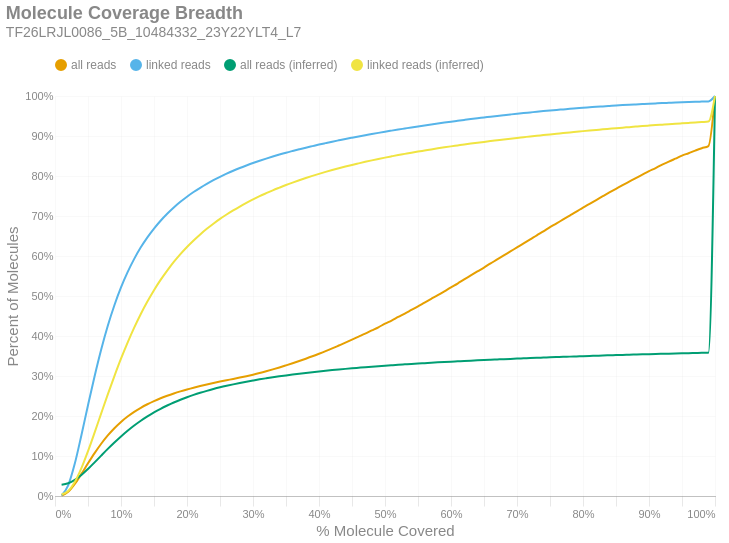

This figure's notebook cell:
### Markdown cell above
### Molecule Read Coverage
This chart shows molecule coverage breadth as computed by the number of bases aligned to that molecule. In other words, "*how much of each unique long molecule is actually sequenced/aligned?*" Keep in mind there is a distinction between sequences and alignments, since some sequences belonging to a particular molecule may not align well and wouldn't appear in the alignment data. This chart also shows molecule coverage breadth as computed by the *inferred fragment* from which the aligned sequences originate. Unlike read coverage, this calculation takes into account the total insert size, including unsequenced gaps between the forward and reverse reads. Like the previous figures, these are cumulative percents.

### Code cell
if SKIPLR:
    print_html(f"Skipped")
else:
    binned_df = consolidated_hist(valids['coverage_bp'], mask, 0.01, True)
    binned_df_inf = consolidated_hist(valids['coverage_inserts'], mask, 0.01, True)
    binned_df = binned_df.with_columns(pl.lit(binned_df_inf['all reads (cumsum)']).alias('all reads (inferred)'))
    binned_df = binned_df.with_columns(pl.lit(binned_df_inf['linked reads (cumsum)']).alias('linked reads (inferred)'))
    binned_df = binned_df.with_columns(
        (pl.col('bin').cast(pl.Float64) + 0.01).alias('right_edge')
    )

    with SafeRender(binned_df):
        (
            density_plot(binned_df, 'Molecule Coverage Breadth', samplename, 'molcov', ['all reads (inferred)','linked reads (inferred)'])
            .encode(
                #x=alt.X('bin:Q', title="% Molecule Covered").axis(format = '%').scale(padding=0),
                x=alt.X('right_edge:Q', title="% Molecule Covered").axis(format='%').scale(padding=0),
                y=alt.Y('value:Q', title='Percent of Molecules')
                    .axis(format='%')
                    .stack(False)
                    .scale(domainMin=0, padding=0),
                color=alt.Color("key:N").scale(domain = ["all reads", "linked reads", "all reads (inferred)", "linked reads (inferred)"]),
                tooltip = [
                    alt.Tooltip("key:N", title = "Data Type"),
                    alt.Tooltip("range_label:N", title="% Molecule Covered"),
                    alt.Tooltip("value:Q", format = ".2%", title="% Molecules")
                ]
            )
        ).display()

### Figure 1 — Vega-Lite specification as saved in the notebook (floating-point values rounded to 4 significant figures)
{"width": "container", "height": 400, "config": {"title": {"anchor": "start", "dy": -15, "fontSize": 18, "color": "#888888", "subtitleColor": "#888888", "subtitleFontSize": 14}, "arc": {"fill": "#0072B2"}, "axis": {"domainColor": "#888888", "domainWidth": 0.5, "gridWidth": 0.2, "grid": false, "titleFontWeight": 400, "titleFontSize": 15, "labelFontSize": 11, "labelColor": "#888888", "tickColor": "#888888", "tickWidth": 0.2, "titleColor": "#888888"}, "axisBand": {"grid": false}, "axisX": {"grid": true, "tickSize": 10, "domainCap": "round"}, "axisY": {"domain": false, "grid": true, "tickSize": 0, "domainCap": "round"}, "background": "transparent", "header": {"labelFontSize": 15, "labelColor": "#888888", "titleFontSize": 15, "titleFontWeight": 600, "titleColor": "#888888"}, "legend": {"labelFont": "sans-serif", "labelFontSize": 12, "labelColor": "#888888", "symbolSize": 100, "symbolType": "circle", "titleFontSize": 12, "titlePadding": 10, "titleColor": "#888888", "title": null, "orient": "top"}, "range": {"category": ["#E69F00", "#56B4E9", "#009E73", "#F0E442", "#0072B2", "#D55E00", "#CC79A7", "#000000"], "diverging": ["#cfe8f3", "#a2d4ec", "#73bfe2", "#46abdb", "#1696d2", "#12719e"]}, "area": {"fill": "#0072B2", "fillOpacity": 0.7, "line": true, "strokeOpacity": 0.7}, "line": {"color": "#0072B2", "stroke": "#0072B2", "strokeWidth": 2}, "trail": {"color": "#0072B2", "stroke": "#0072B2", "strokeWidth": 0, "size": 1}, "point": {"filled": true, "fillOpacity": 1.0, "size": 95}, "text": {"color": "#888888", "fontSize": 11, "align": "right", "fontWeight": 400, "size": 11}, "bar": {"fill": "#0072B2", "stroke": null}, "view": {"stroke": null, "continuousWidth": 660, "continuousHeight": 400}}, "data": {"name": "data-cf873ec5d6dbb11cb17b1acf1dce667a"}, "mark": {"type": "line", "interpolate": "monotone", "point": {"opacity": 0, "size": 275}}, "encoding": {"color": {"field": "key", "scale": {"domain": ["all reads", "linked reads", "all reads (inferred)", "linked reads (inferred)"]}, "type": "nominal"}, "tooltip": [{"field": "key", "title": "Data Type", "type": "nominal"}, {"field": "range_label", "title": "% Molecule Covered", "type": "nominal"}, {"field": "value", "format": ".2%", "title": "% Molecules", "type": "quantitative"}], "x": {"axis": {"format": "%"}, "field": "right_edge", "scale": {"padding": 0}, "title": "% Molecule Covered", "type": "quantitative"}, "y": {"axis": {"format": "%"}, "field": "value", "scale": {"domainMin": 0, "padding": 0}, "stack": false, "title": "Percent of Molecules", "type": "quantitative"}}, "params": [{"name": "param_c36ac31b6afebe62", "select": {"type": "point", "fields": ["key"]}, "bind": "legend"}], "title": {"text": "Molecule Coverage Breadth", "subtitle": "TF26LRJL0086_5B_10484332_23Y22YLT4_L7"}, "transform": [{"fold": ["all reads (cumsum)", "linked reads (cumsum)", "all reads (inferred)", "linked reads (inferred)"]}, {"calculate": "replace(datum.key, ' (cumsum)', '')", "as": "key"}, {"filter": {"param": "param_c36ac31b6afebe62"}}], "usermeta": {"embedOptions": {"downloadFileName": "TF26LRJL0086_5B_10484332_23Y22YLT4_L7.molcov"}}, "$schema": "https://vega.github.io/schema/vega-lite/v6.4.1.json", "datasets": {"data-cf873ec5d6dbb11cb17b1acf1dce667a": [{"bin": "0.0", "interval": "0.0-0.01", "all reads": 0.0007425, "linked reads": 0.001457, "all reads (cumsum)": 0.0007425, "linked reads (cumsum)": 0.001457, "range_label": "0.0-0.01", "all reads (inferred)": 0.02836, "linked reads (inferred)": 0.004058, "right_edge": 0.01}, {"bin": "0.01", "interval": "0.01-0.02", "all reads": 0.00959, "linked reads": 0.02517, "all reads (cumsum)": 0.01033, "linked reads (cumsum)": 0.02663, "range_label": "0.01-0.02", "all reads (inferred)": 0.03184, "linked reads (inferred)": 0.01261, "right_edge": 0.02}, {"bin": "0.02", "interval": "0.02-0.03", "all reads": 0.01969, "linked reads": 0.05435, "all reads (cumsum)": 0.03002, "linked reads (cumsum)": 0.08098, "range_label": "0.02-0.03", "all reads (inferred)": 0.04016, "linked reads (inferred)": 0.03513, "right_edge": 0.03}, {"bin": "0.03", "interval": "0.03-0.04", "all reads": 0.02521, "linked reads": 0.071, "all reads (cumsum)": 0.05523, "linked reads (cumsum)": 0.152, "range_label": "0.03-0.04", "all reads (inferred)": 0.05253, "linked reads (inferred)": 0.06957, "right_edge": 0.04}, {"bin": "0.04", "interval": "0.04-0.05", "all reads": 0.02648, "linked reads": 0.07503, "all reads (cumsum)": 0.08171, "linked reads (cumsum)": 0.227, "range_label": "0.04-0.05", "all reads (inferred)": 0.06765, "linked reads (inferred)": 0.1121, "right_edge": 0.05}, {"bin": "0.05", "interval": "0.05-0.06", "all reads": 0.02548, "linked reads": 0.07247, "all reads (cumsum)": 0.1072, "linked reads (cumsum)": 0.2995, "range_label": "0.05-0.06", "all reads (inferred)": 0.08411, "linked reads (inferred)": 0.1586, "right_edge": 0.06}, {"bin": "0.06", "interval": "0.06-0.07", "all reads": 0.02348, "linked reads": 0.06681, "all reads (cumsum)": 0.1307, "linked reads (cumsum)": 0.3663, "range_label": "0.06-0.07", "all reads (inferred)": 0.101, "linked reads (inferred)": 0.2067, "right_edge": 0.07}, {"bin": "0.07", "interval": "0.07-0.08", "all reads": 0.02082, "linked reads": 0.05929, "all reads (cumsum)": 0.1515, "linked reads (cumsum)": 0.4256, "range_label": "0.07-0.08", "all reads (inferred)": 0.1177, "linked reads (inferred)": 0.2542, "right_edge": 0.08}, {"bin": "0.08", "interval": "0.08-0.09", "all reads": 0.01804, "linked reads": 0.05135, "all reads (cumsum)": 0.1695, "linked reads (cumsum)": 0.4769, "range_label": "0.08-0.09", "all reads (inferred)": 0.1338, "linked reads (inferred)": 0.2999, "right_edge": 0.09}, {"bin": "0.09", "interval": "0.09-0.1", "all reads": 0.01567, "linked reads": 0.04457, "all reads (cumsum)": 0.1852, "linked reads (cumsum)": 0.5215, "range_label": "0.09-0.1", "all reads (inferred)": 0.149, "linked reads (inferred)": 0.3433, "right_edge": 0.1}, {"bin": "0.1", "interval": "0.1-0.11", "all reads": 0.01342, "linked reads": 0.0381, "all reads (cumsum)": 0.1986, "linked reads (cumsum)": 0.5596, "range_label": "0.1-0.11", "all reads (inferred)": 0.1631, "linked reads (inferred)": 0.3836, "right_edge": 0.11}, {"bin": "0.11", "interval": "0.11-0.12", "all reads": 0.01173, "linked reads": 0.03322, "all reads (cumsum)": 0.2103, "linked reads (cumsum)": 0.5928, "range_label": "0.11-0.12", "all reads (inferred)": 0.1762, "linked reads (inferred)": 0.421, "right_edge": 0.12}, {"bin": "0.12", "interval": "0.12-0.13", "all reads": 0.01021, "linked reads": 0.02885, "all reads (cumsum)": 0.2206, "linked reads (cumsum)": 0.6217, "range_label": "0.12-0.13", "all reads (inferred)": 0.1882, "linked reads (inferred)": 0.4552, "right_edge": 0.13}, {"bin": "0.13", "interval": "0.13-0.14", "all reads": 0.008849, "linked reads": 0.02489, "all reads (cumsum)": 0.2294, "linked reads (cumsum)": 0.6465, "range_label": "0.13-0.14", "all reads (inferred)": 0.1991, "linked reads (inferred)": 0.4862, "right_edge": 0.14}, {"bin": "0.14", "interval": "0.14-0.15", "all reads": 0.007846, "linked reads": 0.02199, "all reads (cumsum)": 0.2373, "linked reads (cumsum)": 0.6685, "range_label": "0.14-0.15", "all reads (inferred)": 0.2091, "linked reads (inferred)": 0.5146, "right_edge": 0.15}, {"bin": "0.15", "interval": "0.15-0.16", "all reads": 0.007063, "linked reads": 0.01964, "all reads (cumsum)": 0.2443, "linked reads (cumsum)": 0.6882, "range_label": "0.15-0.16", "all reads (inferred)": 0.218, "linked reads (inferred)": 0.5402, "right_edge": 0.16}, {"bin": "0.16", "interval": "0.16-0.17", "all reads": 0.006326, "linked reads": 0.01745, "all reads (cumsum)": 0.2506, "linked reads (cumsum)": 0.7056, "range_label": "0.16-0.17", "all reads (inferred)": 0.2262, "linked reads (inferred)": 0.5634, "right_edge": 0.17}, {"bin": "0.17", "interval": "0.17-0.18", "all reads": 0.005726, "linked reads": 0.01569, "all reads (cumsum)": 0.2564, "linked reads (cumsum)": 0.7213, "range_label": "0.17-0.18", "all reads (inferred)": 0.2338, "linked reads (inferred)": 0.5851, "right_edge": 0.18}, {"bin": "0.18", "interval": "0.18-0.19", "all reads": 0.00522, "linked reads": 0.01413, "all reads (cumsum)": 0.2616, "linked reads (cumsum)": 0.7354, "range_label": "0.18-0.19", "all reads (inferred)": 0.2407, "linked reads (inferred)": 0.6047, "right_edge": 0.19}, {"bin": "0.19", "interval": "0.19-0.2", "all reads": 0.004805, "linked reads": 0.01287, "all reads (cumsum)": 0.2664, "linked reads (cumsum)": 0.7483, "range_label": "0.19-0.2", "all reads (inferred)": 0.247, "linked reads (inferred)": 0.6226, "right_edge": 0.2}, {"bin": "0.2", "interval": "0.2-0.21", "all reads": 0.004442, "linked reads": 0.01169, "all reads (cumsum)": 0.2708, "linked reads (cumsum)": 0.76, "range_label": "0.2-0.21", "all reads (inferred)": 0.2527, "linked reads (inferred)": 0.6389, "right_edge": 0.21}, {"bin": "0.21", "interval": "0.21-0.22", "all reads": 0.004083, "linked reads": 0.01055, "all reads (cumsum)": 0.2749, "linked reads (cumsum)": 0.7705, "range_label": "0.21-0.22", "all reads (inferred)": 0.258, "linked reads (inferred)": 0.654, "right_edge": 0.22}, {"bin": "0.22", "interval": "0.22-0.23", "all reads": 0.003901, "linked reads": 0.009852, "all reads (cumsum)": 0.2788, "linked reads (cumsum)": 0.7804, "range_label": "0.22-0.23", "all reads (inferred)": 0.2629, "linked reads (inferred)": 0.6679, "right_edge": 0.23}, {"bin": "0.23", "interval": "0.23-0.24", "all reads": 0.003698, "linked reads": 0.009072, "all reads (cumsum)": 0.2825, "linked reads (cumsum)": 0.7895, "range_label": "0.23-0.24", "all reads (inferred)": 0.2674, "linked reads (inferred)": 0.6808, "right_edge": 0.24}, {"bin": "0.24", "interval": "0.24-0.25", "all reads": 0.003552, "linked reads": 0.008526, "all reads (cumsum)": 0.2861, "linked reads (cumsum)": 0.798, "range_label": "0.24-0.25", "all reads (inferred)": 0.2716, "linked reads (inferred)": 0.6927, "right_edge": 0.25}, {"bin": "0.25", "interval": "0.25-0.26", "all reads": 0.00333, "linked reads": 0.007804, "all reads (cumsum)": 0.2894, "linked reads (cumsum)": 0.8058, "range_label": "0.25-0.26", "all reads (inferred)": 0.2755, "linked reads (inferred)": 0.7037, "right_edge": 0.26}, {"bin": "0.26", "interval": "0.26-0.27", "all reads": 0.003274, "linked reads": 0.007284, "all reads (cumsum)": 0.2927, "linked reads (cumsum)": 0.8131, "range_label": "0.26-0.27", "all reads (inferred)": 0.2791, "linked reads (inferred)": 0.714, "right_edge": 0.27}, {"bin": "0.27", "interval": "0.27-0.28", "all reads": 0.003351, "linked reads": 0.006886, "all reads (cumsum)": 0.296, "linked reads (cumsum)": 0.82, "range_label": "0.27-0.28", "all reads (inferred)": 0.2825, "linked reads (inferred)": 0.7237, "right_edge": 0.28}, {"bin": "0.28", "interval": "0.28-0.29", "all reads": 0.003505, "linked reads": 0.00641, "all reads (cumsum)": 0.2995, "linked reads (cumsum)": 0.8264, "range_label": "0.28-0.29", "all reads (inferred)": 0.2857, "linked reads (inferred)": 0.7328, "right_edge": 0.29}, {"bin": "0.29", "interval": "0.29-0.3", "all reads": 0.003765, "linked reads": 0.006136, "all reads (cumsum)": 0.3033, "linked reads (cumsum)": 0.8325, "range_label": "0.29-0.3", "all reads (inferred)": 0.2888, "linked reads (inferred)": 0.7413, "right_edge": 0.3}, {"bin": "0.3", "interval": "0.3-0.31", "all reads": 0.004061, "linked reads": 0.005671, "all reads (cumsum)": 0.3074, "linked reads (cumsum)": 0.8382, "range_label": "0.3-0.31", "all reads (inferred)": 0.2916, "linked reads (inferred)": 0.7495, "right_edge": 0.31}, {"bin": "0.31", "interval": "0.31-0.32", "all reads": 0.004434, "linked reads": 0.005376, "all reads (cumsum)": 0.3118, "linked reads (cumsum)": 0.8436, "range_label": "0.31-0.32", "all reads (inferred)": 0.2943, "linked reads (inferred)": 0.757, "right_edge": 0.32}, {"bin": "0.32", "interval": "0.32-0.33", "all reads": 0.004745, "linked reads": 0.005186, "all reads (cumsum)": 0.3165, "linked reads (cumsum)": 0.8487, "range_label": "0.32-0.33", "all reads (inferred)": 0.2968, "linked reads (inferred)": 0.7642, "right_edge": 0.33}, {"bin": "0.33", "interval": "0.33-0.34", "all reads": 0.004926, "linked reads": 0.004879, "all reads (cumsum)": 0.3215, "linked reads (cumsum)": 0.8536, "range_label": "0.33-0.34", "all reads (inferred)": 0.2992, "linked reads (inferred)": 0.7709, "right_edge": 0.34}, {"bin": "0.34", "interval": "0.34-0.35", "all reads": 0.005205, "linked reads": 0.004648, "all reads (cumsum)": 0.3267, "linked reads (cumsum)": 0.8583, "range_label": "0.34-0.35", "all reads (inferred)": 0.3015, "linked reads (inferred)": 0.7774, "right_edge": 0.35}, {"bin": "0.35", "interval": "0.35-0.36", "all reads": 0.005324, "linked reads": 0.004318, "all reads (cumsum)": 0.332, "linked reads (cumsum)": 0.8626, "range_label": "0.35-0.36", "all reads (inferred)": 0.3036, "linked reads (inferred)": 0.7835, "right_edge": 0.36}, {"bin": "0.36", "interval": "0.36-0.37", "all reads": 0.005514, "linked reads": 0.004184, "all reads (cumsum)": 0.3375, "linked reads (cumsum)": 0.8668, "range_label": "0.36-0.37", "all reads (inferred)": 0.3057, "linked reads (inferred)": 0.7893, "right_edge": 0.37}, {"bin": "0.37", "interval": "0.37-0.38", "all reads": 0.005743, "linked reads": 0.004092, "all reads (cumsum)": 0.3432, "linked reads (cumsum)": 0.8709, "range_label": "0.37-0.38", "all reads (inferred)": 0.3077, "linked reads (inferred)": 0.7949, "right_edge": 0.38}, {"bin": "0.38", "interval": "0.38-0.39", "all reads": 0.005993, "linked reads": 0.003888, "all reads (cumsum)": 0.3492, "linked reads (cumsum)": 0.8747, "range_label": "0.38-0.39", "all reads (inferred)": 0.3096, "linked reads (inferred)": 0.8003, "right_edge": 0.39}, {"bin": "0.39", "interval": "0.39-0.4", "all reads": 0.006346, "linked reads": 0.003857, "all reads (cumsum)": 0.3556, "linked reads (cumsum)": 0.8786, "range_label": "0.39-0.4", "all reads (inferred)": 0.3114, "linked reads (inferred)": 0.8054, "right_edge": 0.4}, {"bin": "0.4", "interval": "0.4-0.41", "all reads": 0.006562, "linked reads": 0.003618, "all reads (cumsum)": 0.3621, "linked reads (cumsum)": 0.8822, "range_label": "0.4-0.41", "all reads (inferred)": 0.3131, "linked reads (inferred)": 0.8103, "right_edge": 0.41}, {"bin": "0.41", "interval": "0.41-0.42", "all reads": 0.006905, "linked reads": 0.003552, "all reads (cumsum)": 0.369, "linked reads (cumsum)": 0.8858, "range_label": "0.41-0.42", "all reads (inferred)": 0.3147, "linked reads (inferred)": 0.8149, "right_edge": 0.42}, {"bin": "0.42", "interval": "0.42-0.43", "all reads": 0.007163, "linked reads": 0.003393, "all reads (cumsum)": 0.3762, "linked reads (cumsum)": 0.8892, "range_label": "0.42-0.43", "all reads (inferred)": 0.3163, "linked reads (inferred)": 0.8193, "right_edge": 0.43}, {"bin": "0.43", "interval": "0.43-0.44", "all reads": 0.007203, "linked reads": 0.003355, "all reads (cumsum)": 0.3834, "linked reads (cumsum)": 0.8925, "range_label": "0.43-0.44", "all reads (inferred)": 0.3178, "linked reads (inferred)": 0.8235, "right_edge": 0.44}, {"bin": "0.44", "interval": "0.44-0.45", "all reads": 0.007399, "linked reads": 0.003173, "all reads (cumsum)": 0.3908, "linked reads (cumsum)": 0.8957, "range_label": "0.44-0.45", "all reads (inferred)": 0.3193, "linked reads (inferred)": 0.8277, "right_edge": 0.45}, {"bin": "0.45", "interval": "0.45-0.46", "all reads": 0.007555, "linked reads": 0.003097, "all reads (cumsum)": 0.3984, "linked reads (cumsum)": 0.8988, "range_label": "0.45-0.46", "all reads (inferred)": 0.3207, "linked reads (inferred)": 0.8315, "right_edge": 0.46}, {"bin": "0.46", "interval": "0.46-0.47", "all reads": 0.007551, "linked reads": 0.003031, "all reads (cumsum)": 0.4059, "linked reads (cumsum)": 0.9018, "range_label": "0.46-0.47", "all reads (inferred)": 0.322, "linked reads (inferred)": 0.8354, "right_edge": 0.47}, {"bin": "0.47", "interval": "0.47-0.48", "all reads": 0.007992, "linked reads": 0.003044, "all reads (cumsum)": 0.4139, "linked reads (cumsum)": 0.9049, "range_label": "0.47-0.48", "all reads (inferred)": 0.3233, "linked reads (inferred)": 0.8391, "right_edge": 0.48}, {"bin": "0.48", "interval": "0.48-0.49", "all reads": 0.007918, "linked reads": 0.002957, "all reads (cumsum)": 0.4218, "linked reads (cumsum)": 0.9078, "range_label": "0.48-0.49", "all reads (inferred)": 0.3246, "linked reads (inferred)": 0.8426, "right_edge": 0.49}, {"bin": "0.49", "interval": "0.49-0.5", "all reads": 0.008971, "linked reads": 0.002854, "all reads (cumsum)": 0.4308, "linked reads (cumsum)": 0.9107, "range_label": "0.49-0.5", "all reads (inferred)": 0.3258, "linked reads (inferred)": 0.846, "right_edge": 0.5}, {"bin": "0.5", "interval": "0.5-0.51", "all reads": 0.007807, "linked reads": 0.002731, "all reads (cumsum)": 0.4386, "linked reads (cumsum)": 0.9134, "range_label": "0.5-0.51", "all reads (inferred)": 0.3269, "linked reads (inferred)": 0.8492, "right_edge": 0.51}, {"bin": "0.51", "interval": "0.51-0.52", "all reads": 0.008932, "linked reads": 0.002695, "all reads (cumsum)": 0.4475, "linked reads (cumsum)": 0.9161, "range_label": "0.51-0.52", "all reads (inferred)": 0.3281, "linked reads (inferred)": 0.8524, "right_edge": 0.52}, {"bin": "0.52", "interval": "0.52-0.53", "all reads": 0.008675, "linked reads": 0.002662, "all reads (cumsum)": 0.4562, "linked reads (cumsum)": 0.9188, "range_label": "0.52-0.53", "all reads (inferred)": 0.3291, "linked reads (inferred)": 0.8553, "right_edge": 0.53}, {"bin": "0.53", "interval": "0.53-0.54", "all reads": 0.009036, "linked reads": 0.002666, "all reads (cumsum)": 0.4652, "linked reads (cumsum)": 0.9214, "range_label": "0.53-0.54", "all reads (inferred)": 0.3302, "linked reads (inferred)": 0.8582, "right_edge": 0.54}, {"bin": "0.54", "interval": "0.54-0.55", "all reads": 0.008985, "linked reads": 0.002569, "all reads (cumsum)": 0.4742, "linked reads (cumsum)": 0.924, "range_label": "0.54-0.55", "all reads (inferred)": 0.3312, "linked reads (inferred)": 0.8611, "right_edge": 0.55}, {"bin": "0.55", "interval": "0.55-0.56", "all reads": 0.009368, "linked reads": 0.002491, "all reads (cumsum)": 0.4836, "linked reads (cumsum)": 0.9265, "range_label": "0.55-0.56", "all reads (inferred)": 0.3322, "linked reads (inferred)": 0.8638, "right_edge": 0.56}, {"bin": "0.56", "interval": "0.56-0.57", "all reads": 0.00928, "linked reads": 0.002426, "all reads (cumsum)": 0.4929, "linked reads (cumsum)": 0.9289, "range_label": "0.56-0.57", "all reads (inferred)": 0.3331, "linked reads (inferred)": 0.8665, "right_edge": 0.57}, {"bin": "0.57", "interval": "0.57-0.58", "all reads": 0.009219, "linked reads": 0.002341, "all reads (cumsum)": 0.5021, "linked reads (cumsum)": 0.9313, "range_label": "0.57-0.58", "all reads (inferred)": 0.3341, "linked reads (inferred)": 0.8692, "right_edge": 0.58}, {"bin": "0.58", "interval": "0.58-0.59", "all reads": 0.009595, "linked reads": 0.0023, "all reads (cumsum)": 0.5117, "linked reads (cumsum)": 0.9336, "range_label": "0.58-0.59", "all reads (inferred)": 0.335, "linked reads (inferred)": 0.8717, "right_edge": 0.59}, {"bin": "0.59", "interval": "0.59-0.6", "all reads": 0.009937, "linked reads": 0.002244, "all reads (cumsum)": 0.5216, "linked reads (cumsum)": 0.9358, "range_label": "0.59-0.6", "all reads (inferred)": 0.3358, "linked reads (inferred)": 0.8741, "right_edge": 0.6}, {"bin": "0.6", "interval": "0.6-0.61", "all reads": 0.009547, "linked reads": 0.002176, "all reads (cumsum)": 0.5312, "linked reads (cumsum)": 0.938, "range_label": "0.6-0.61", "all reads (inferred)": 0.3367, "linked reads (inferred)": 0.8764, "right_edge": 0.61}, {"bin": "0.61", "interval": "0.61-0.62", "all reads": 0.01021, "linked reads": 0.002154, "all reads (cumsum)": 0.5414, "linked reads (cumsum)": 0.9401, "range_label": "0.61-0.62", "all reads (inferred)": 0.3375, "linked reads (inferred)": 0.8787, "right_edge": 0.62}, {"bin": "0.62", "interval": "0.62-0.63", "all reads": 0.009935, "linked reads": 0.002124, "all reads (cumsum)": 0.5513, "linked reads (cumsum)": 0.9423, "range_label": "0.62-0.63", "all reads (inferred)": 0.3383, "linked reads (inferred)": 0.881, "right_edge": 0.63}, {"bin": "0.63", "interval": "0.63-0.64", "all reads": 0.01002, "linked reads": 0.002052, "all reads (cumsum)": 0.5613, "linked reads (cumsum)": 0.9443, "range_label": "0.63-0.64", "all reads (inferred)": 0.3391, "linked reads (inferred)": 0.8832, "right_edge": 0.64}, {"bin": "0.64", "interval": "0.64-0.65", "all reads": 0.009821, "linked reads": 0.001955, "all reads (cumsum)": 0.5712, "linked reads (cumsum)": 0.9463, "range_label": "0.64-0.65", "all reads (inferred)": 0.3399, "linked reads (inferred)": 0.8853, "right_edge": 0.65}, {"bin": "0.65", "interval": "0.65-0.66", "all reads": 0.01032, "linked reads": 0.002016, "all reads (cumsum)": 0.5815, "linked reads (cumsum)": 0.9483, "range_label": "0.65-0.66", "all reads (inferred)": 0.3406, "linked reads (inferred)": 0.8873, "right_edge": 0.66}, {"bin": "0.66", "interval": "0.66-0.67", "all reads": 0.00982, "linked reads": 0.001938, "all reads (cumsum)": 0.5913, "linked reads (cumsum)": 0.9502, "range_label": "0.66-0.67", "all reads (inferred)": 0.3414, "linked reads (inferred)": 0.8893, "right_edge": 0.67}, {"bin": "0.67", "interval": "0.67-0.68", "all reads": 0.01009, "linked reads": 0.001839, "all reads (cumsum)": 0.6014, "linked reads (cumsum)": 0.9521, "range_label": "0.67-0.68", "all reads (inferred)": 0.3421, "linked reads (inferred)": 0.8914, "right_edge": 0.68}, {"bin": "0.68", "interval": "0.68-0.69", "all reads": 0.009975, "linked reads": 0.001799, "all reads (cumsum)": 0.6114, "linked reads (cumsum)": 0.9539, "range_label": "0.68-0.69", "all reads (inferred)": 0.3428, "linked reads (inferred)": 0.8933, "right_edge": 0.69}, {"bin": "0.69", "interval": "0.69-0.7", "all reads": 0.01016, "linked reads": 0.001781, "all reads (cumsum)": 0.6215, "linked reads (cumsum)": 0.9556, "range_label": "0.69-0.7", "all reads (inferred)": 0.3435, "linked reads (inferred)": 0.8952, "right_edge": 0.7}, {"bin": "0.7", "interval": "0.7-0.71", "all reads": 0.009923, "linked reads": 0.00173, "all reads (cumsum)": 0.6315, "linked reads (cumsum)": 0.9574, "range_label": "0.7-0.71", "all reads (inferred)": 0.3441, "linked reads (inferred)": 0.8971, "right_edge": 0.71}, {"bin": "0.71", "interval": "0.71-0.72", "all reads": 0.009941, "linked reads": 0.00162, "all reads (cumsum)": 0.6414, "linked reads (cumsum)": 0.959, "range_label": "0.71-0.72", "all reads (inferred)": 0.3448, "linked reads (inferred)": 0.8989, "right_edge": 0.72}, {"bin": "0.72", "interval": "0.72-0.73", "all reads": 0.01028, "linked reads": 0.001647, "all reads (cumsum)": 0.6517, "linked reads (cumsum)": 0.9606, "range_label": "0.72-0.73", "all reads (inferred)": 0.3454, "linked reads (inferred)": 0.9006, "right_edge": 0.73}, {"bin": "0.73", "interval": "0.73-0.74", "all reads": 0.009885, "linked reads": 0.001572, "all reads (cumsum)": 0.6616, "linked reads (cumsum)": 0.9622, "range_label": "0.73-0.74", "all reads (inferred)": 0.346, "linked reads (inferred)": 0.9023, "right_edge": 0.74}, {"bin": "0.74", "interval": "0.74-0.75", "all reads": 0.01039, "linked reads": 0.001508, "all reads (cumsum)": 0.672, "linked reads (cumsum)": 0.9637, "range_label": "0.74-0.75", "all reads (inferred)": 0.3467, "linked reads (inferred)": 0.904, "right_edge": 0.75}, {"bin": "0.75", "interval": "0.75-0.76", "all reads": 0.009648, "linked reads": 0.001456, "all reads (cumsum)": 0.6816, "linked reads (cumsum)": 0.9652, "range_label": "0.75-0.76", "all reads (inferred)": 0.3472, "linked reads (inferred)": 0.9057, "right_edge": 0.76}, {"bin": "0.76", "interval": "0.76-0.77", "all reads": 0.009857, "linked reads": 0.001366, "all reads (cumsum)": 0.6915, "linked reads (cumsum)": 0.9665, "range_label": "0.76-0.77", "all reads (inferred)": 0.3478, "linked reads (inferred)": 0.9073, "right_edge": 0.77}, {"bin": "0.77", "interval": "0.77-0.78", "all reads": 0.009727, "linked reads": 0.001398, "all reads (cumsum)": 0.7012, "linked reads (cumsum)": 0.9679, "range_label": "0.77-0.78", "all reads (inferred)": 0.3484, "linked reads (inferred)": 0.909, "right_edge": 0.78}, {"bin": "0.78", "interval": "0.78-0.79", "all reads": 0.009682, "linked reads": 0.001264, "all reads (cumsum)": 0.7109, "linked reads (cumsum)": 0.9692, "range_label": "0.78-0.79", "all reads (inferred)": 0.349, "linked reads (inferred)": 0.9106, "right_edge": 0.79}, {"bin": "0.79", "interval": "0.79-0.8", "all reads": 0.01024, "linked reads": 0.00132, "all reads (cumsum)": 0.7211, "linked reads (cumsum)": 0.9705, "range_label": "0.79-0.8", "all reads (inferred)": 0.3496, "linked reads (inferred)": 0.9122, "right_edge": 0.8}, {"bin": "0.8", "interval": "0.8-0.81", "all reads": 0.009382, "linked reads": 0.001188, "all reads (cumsum)": 0.7305, "linked reads (cumsum)": 0.9717, "range_label": "0.8-0.81", "all reads (inferred)": 0.3502, "linked reads (inferred)": 0.9137, "right_edge": 0.81}, {"bin": "0.81", "interval": "0.81-0.82", "all reads": 0.009461, "linked reads": 0.001223, "all reads (cumsum)": 0.74, "linked reads (cumsum)": 0.9729, "range_label": "0.81-0.82", "all reads (inferred)": 0.3507, "linked reads (inferred)": 0.9152, "right_edge": 0.82}, {"bin": "0.82", "interval": "0.82-0.83", "all reads": 0.009519, "linked reads": 0.0011, "all reads (cumsum)": 0.7495, "linked reads (cumsum)": 0.974, "range_label": "0.82-0.83", "all reads (inferred)": 0.3512, "linked reads (inferred)": 0.9167, "right_edge": 0.83}, {"bin": "0.83", "interval": "0.83-0.84", "all reads": 0.009386, "linked reads": 0.001082, "all reads (cumsum)": 0.7589, "linked reads (cumsum)": 0.9751, "range_label": "0.83-0.84", "all reads (inferred)": 0.3517, "linked reads (inferred)": 0.9181, "right_edge": 0.84}, {"bin": "0.84", "interval": "0.84-0.85", "all reads": 0.009058, "linked reads": 0.001077, "all reads (cumsum)": 0.7679, "linked reads (cumsum)": 0.9762, "range_label": "0.84-0.85", "all reads (inferred)": 0.3523, "linked reads (inferred)": 0.9196, "right_edge": 0.85}, {"bin": "0.85", "interval": "0.85-0.86", "all reads": 0.009083, "linked reads": 0.001018, "all reads (cumsum)": 0.777, "linked reads (cumsum)": 0.9772, "range_label": "0.85-0.86", "all reads (inferred)": 0.3528, "linked reads (inferred)": 0.9209, "right_edge": 0.86}, {"bin": "0.86", "interval": "0.86-0.87", "all reads": 0.008882, "linked reads": 0.0009619, "all reads (cumsum)": 0.7859, "linked reads (cumsum)": 0.9782, "range_label": "0.86-0.87", "all reads (inferred)": 0.3532, "linked reads (inferred)": 0.9222, "right_edge": 0.87}, {"bin": "0.87", "interval": "0.87-0.88", "all reads": 0.008884, "linked reads": 0.000884, "all reads (cumsum)": 0.7948, "linked reads (cumsum)": 0.9791, "range_label": "0.87-0.88", "all reads (inferred)": 0.3537, "linked reads (inferred)": 0.9235, "right_edge": 0.88}, {"bin": "0.88", "interval": "0.88-0.89", "all reads": 0.008634, "linked reads": 0.0008673, "all reads (cumsum)": 0.8034, "linked reads (cumsum)": 0.9799, "range_label": "0.88-0.89", "all reads (inferred)": 0.3542, "linked reads (inferred)": 0.9248, "right_edge": 0.89}, {"bin": "0.89", "interval": "0.89-0.9", "all reads": 0.008639, "linked reads": 0.0008481, "all reads (cumsum)": 0.812, "linked reads (cumsum)": 0.9808, "range_label": "0.89-0.9", "all reads (inferred)": 0.3546, "linked reads (inferred)": 0.926, "right_edge": 0.9}, {"bin": "0.9", "interval": "0.9-0.91", "all reads": 0.007814, "linked reads": 0.0007787, "all reads (cumsum)": 0.8199, "linked reads (cumsum)": 0.9815, "range_label": "0.9-0.91", "all reads (inferred)": 0.355, "linked reads (inferred)": 0.9272, "right_edge": 0.91}, {"bin": "0.91", "interval": "0.91-0.92", "all reads": 0.008808, "linked reads": 0.0007637, "all reads (cumsum)": 0.8287, "linked reads (cumsum)": 0.9823, "range_label": "0.91-0.92", "all reads (inferred)": 0.3555, "linked reads (inferred)": 0.9284, "right_edge": 0.92}, {"bin": "0.92", "interval": "0.92-0.93", "all reads": 0.007088, "linked reads": 0.0006937, "all reads (cumsum)": 0.8358, "linked reads (cumsum)": 0.983, "range_label": "0.92-0.93", "all reads (inferred)": 0.3559, "linked reads (inferred)": 0.9296, "right_edge": 0.93}, {"bin": "0.93", "interval": "0.93-0.94", "all reads": 0.007509, "linked reads": 0.0007009, "all reads (cumsum)": 0.8433, "linked reads (cumsum)": 0.9837, "range_label": "0.93-0.94", "all reads (inferred)": 0.3563, "linked reads (inferred)": 0.9307, "right_edge": 0.94}, {"bin": "0.94", "interval": "0.94-0.95", "all reads": 0.007573, "linked reads": 0.0006285, "all reads (cumsum)": 0.8508, "linked reads (cumsum)": 0.9843, "range_label": "0.94-0.95", "all reads (inferred)": 0.3567, "linked reads (inferred)": 0.9317, "right_edge": 0.95}, {"bin": "0.95", "interval": "0.95-0.96", "all reads": 0.006111, "linked reads": 0.0005704, "all reads (cumsum)": 0.8569, "linked reads (cumsum)": 0.9849, "range_label": "0.95-0.96", "all reads (inferred)": 0.3571, "linked reads (inferred)": 0.9328, "right_edge": 0.96}, {"bin": "0.96", "interval": "0.96-0.97", "all reads": 0.006462, "linked reads": 0.0005477, "all reads (cumsum)": 0.8634, "linked reads (cumsum)": 0.9855, "range_label": "0.96-0.97", "all reads (inferred)": 0.3575, "linked reads (inferred)": 0.9339, "right_edge": 0.97}, {"bin": "0.97", "interval": "0.97-0.98", "all reads": 0.006124, "linked reads": 0.0004986, "all reads (cumsum)": 0.8695, "linked reads (cumsum)": 0.986, "range_label": "0.97-0.98", "all reads (inferred)": 0.3579, "linked reads (inferred)": 0.9349, "right_edge": 0.98}, {"bin": "0.98", "interval": "0.98-0.99", "all reads": 0.005224, "linked reads": 0.0004914, "all reads (cumsum)": 0.8748, "linked reads (cumsum)": 0.9864, "range_label": "0.98-0.99", "all reads (inferred)": 0.3583, "linked reads (inferred)": 0.936, "right_edge": 0.99}, {"bin": "0.99", "interval": "0.99-1.0", "all reads": 0.1252, "linked reads": 0.01356, "all reads (cumsum)": 1.0, "linked reads (cumsum)": 1.0, "range_label": "0.99-1.0", "all reads (inferred)": 1.0, "linked reads (inferred)": 1.0, "right_edge": 1.0}]}}
